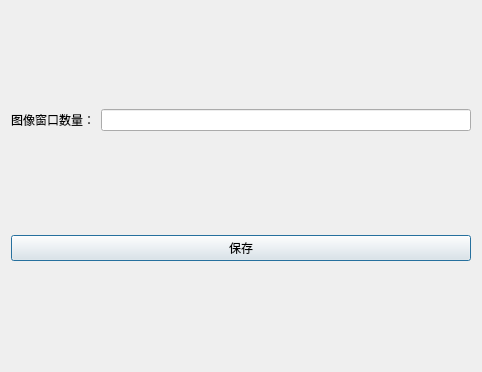
<?xml version="1.0" encoding="UTF-8"?>
<ui version="4.0">
 <class>SetupView</class>
 <widget class="QDialog" name="SetupView">
  <property name="windowModality">
   <enum>Qt::WindowModal</enum>
  </property>
  <property name="geometry">
   <rect>
    <x>0</x>
    <y>0</y>
    <width>482</width>
    <height>372</height>
   </rect>
  </property>
  <property name="windowTitle">
   <string>Dialog</string>
  </property>
  <property name="windowIcon">
   <iconset resource="AngstrongDemo.qrc">
    <normaloff>:/AngstrongDemo/camera.ico</normaloff>:/AngstrongDemo/camera.ico</iconset>
  </property>
  <layout class="QGridLayout" name="gridLayout">
   <item row="0" column="0">
    <widget class="QLabel" name="m_lab_imageview_count_title">
     <property name="text">
      <string>图像窗口数量：</string>
     </property>
    </widget>
   </item>
   <item row="0" column="1">
    <widget class="QLineEdit" name="m_lineEdit_imageview_count"/>
   </item>
   <item row="1" column="0" colspan="2">
    <widget class="QPushButton" name="m_btn_save">
     <property name="text">
      <string>保存</string>
     </property>
    </widget>
   </item>
  </layout>
 </widget>
 <resources>
  <include location="AngstrongDemo.qrc"/>
 </resources>
 <connections/>
</ui>
